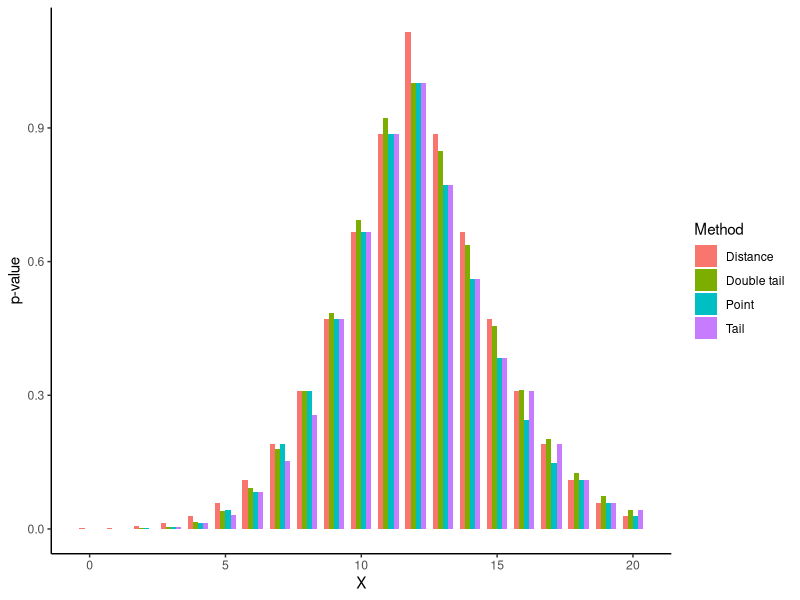
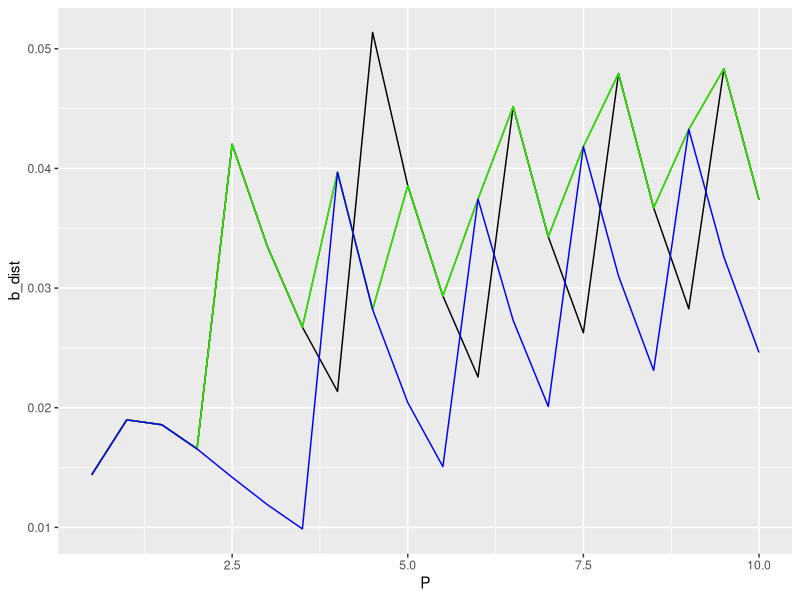

Here is the R script that generated these plots, in order:
## ---- chunk 1
library(ggplot2)
library(reshape2)
library(tidyverse)
## ---- chunk 2
dmodel <- function(x, mu){
  dpois(x, mu)
}

pmodel <- function(x, mu){
  ppois(x, mu)
}

## ---- chunk 3
p_val_a <- function(x, mu){
  pr_tail_l = pmodel(x, mu)
  ## Use 1 - tail prob but add point prob
  pr_tail_r = 1 - pr_tail_l + dmodel(x, mu)
  
  p_val = 2 * min(pr_tail_l, pr_tail_r, 1/2)
  p_val
}

p_val_b <- function(x, mu){
  # Implementation assumes a decreasing point probability P(X = x) for increasing x after the mean value has passed
  W_x = dmodel(x, mu)
  p_val = 1
  y = 0
  cond = TRUE
  while(cond){
    W_y = dmodel(y, mu)
    if(W_y > W_x){
      p_y = W_y
      p_val = p_val - p_y
    }
    else{
      less_than_mean = (y > mu)
      cond = !less_than_mean
    }
    # Preparing next round
    y = y +1
  }
  p_val
}

p_val_c <- function(x, mu){
  p_tail_l = pmodel(x, mu)
  p_tail_r = 1- p_tail_l + dmodel(x, mu)
  epsilon = 1e-8
  
  if (p_tail_l < p_tail_r + epsilon){
    # Since the right tail has infinite support we must suggest a low enough tail value
    y_sugg = ceiling(2*mu)
    sugg_tail = 1 - pmodel(y_sugg, mu) # this will give P(X > y), i.e. P(X geq y-1)
    while(sugg_tail > p_tail_l){
      y_sugg = ceiling(2*y_sugg)
      sugg_tail = 1 - pmodel(y_sugg, mu) # this will give P(X > y), i.e. P(X geq y-1)
    }
    # After a low enough value is reached we calculate the highest smaller right tail compared to the left tail
    right_tail = max_lower_tail(y_sugg, sugg_tail, p_tail_l, mu)
    p_val = p_tail_l + right_tail
  }
  else{
    # For a left tail we can start at 0 and find the highest smaller left tail
    left_tail = max_lower_tail(0, 0, p_tail_r, mu, left_tail = TRUE)
    p_val = p_tail_r +  left_tail
  }
  if(p_val > 1){ # If the distrbution is symmetric it will count the central event twice.
    return(1)
  }
  p_val
}

max_lower_tail <- function(y_next, tail_y, W_x, mu, left_tail = FALSE, epsilon = 1e-8){
  sugg = tail_y
  y = y_next
    while(sugg < W_x + epsilon){
      tail_y = sugg # Accept suggestion
      add = dmodel(y, mu) # Calculate new point mass to be added
      sugg = sugg + add # Propose new suggestion
      if(left_tail){
        y = y + 1
      }
      else{
        y = y - 1 
      }
    }
  tail_y
}

p_val_d <- function(x, mu) {
  exp_val = mu
  W_x = abs(x - mu)
  
  r = floor(mu + W_x)
  l = ceiling(mu - W_x)
  # Rejection region will be x lower than l
  # and x higher than r
  if(l <= 0){
    p_val = 1 - ppois(r-1, mu) # 1 - P(X <= r-1) =  P(X > r-1) = P(X >= r)
    return(p_val)
  }
  p_val = 1 - ppois(r-1, mu) + ppois(l, mu) # 1 - P(X <= r-1) + P(X <= l) = P(X >= r) + P(X <= l)
  p_val
}

## ---- chunk 4
# Test functions for the tail method
p_val_a(3, 3)
p_val_a(5, 3)

p_val_b(3, 3)
p_val_b(5, 3)

print("____")
W_x = ppois(3, 5)

W_x

1- ppois(10, 5)

max_lower_tail(10, 1-ppois(10, 5), W_x, 5, left_tail = FALSE)

print("-----")
W_x = 1-ppois(7, 5)

W_x

ppois(0, 5)


max_lower_tail(1, ppois(0, 5), W_x, 5, left_tail = TRUE)

print("____")
## ---- chunk 5
p_val_c(3, 3)
p_val_c(5, 3)
## ---- chunk 6
p_val_d(3, 3)

p_val_d(5, 3)
## ---- chunk 7
comparison_p_vals <- function(mu, n){
  p_a = NULL
  p_b = NULL
  p_c = NULL
  p_d = NULL

  for(i in 0:n){
    p_a = c(p_a, p_val_a(i, mu))
    p_b = c(p_b, p_val_b(i, mu))
    p_c = c(p_c, p_val_c(i, mu))
    p_d = c(p_d, p_val_d(i, mu))
  }
  
  df <- data.frame(p_a, p_b, p_c, p_d)
  colnames(df) <- c("Double tail", "Point", "Tail", "Distance")  #Added zero width space for "Double tail" to be shown first in plot
  df["x_val"] <- 0:n
  
  df
}

df <- comparison_p_vals(12, 20)

df %>%
  pivot_longer(-x_val, names_to = "Method", values_to = "P") %>%
  ggplot(aes(x = x_val, y = P, fill = Method), xlab = "Method") +
  geom_bar(stat = "identity", width = .75, position = "dodge") + 
  theme_classic()+
  labs(x = "X", y = "p-value")
## ---- chunk 8
power_calc_poisson_null_hyp_true <- function(method, mu, a){
  power = 1
  n = ceiling(max(3*mu, mu^2)) # This is kind of dodgy
  for(x in 0:n){
    p_val = method(x, mu)
    if(p_val > a){
      power = power - dmodel(x, mu)
    }
  }
  power
}

power_calc_poisson_null_hyp_true(p_val_b, 10, .05)
## ---- chunk 9
compare_power_null_hyp_true <- function(P){
  b_double = NULL
  b_point = NULL
  b_tail = NULL
  b_dist = NULL

  for(p in P){
    # Calculate power
    power_double = power_calc_poisson_null_hyp_true(p_val_a, p, .05)
    power_point = power_calc_poisson_null_hyp_true(p_val_b, p, .05)
    power_tail = power_calc_poisson_null_hyp_true(p_val_c, p, .05)
    power_dist = power_calc_poisson_null_hyp_true(p_val_d, p, .05)
    
    # Add power to the list
    b_double = c(b_double, power_double)
    b_point = c(b_point, power_point)
    b_tail = c(b_tail, power_tail)
    b_dist = c(b_dist, power_dist)
  }

  df_power <- data.frame(P, b_double, b_point, b_tail, b_dist)
  df_power
}

N = 20
P = 10 *(1:N)/N

df_power_null_hyp <- compare_power_null_hyp_true(P)
## ---- chunk 10
ggplot(data = df_power_null_hyp)+
  geom_line(aes(x = P, y = b_dist))+
  geom_line(aes(x = P, y = b_point), color = "red")+
  geom_line(aes(x = P, y = b_tail), color = "green")+
  geom_line(aes(x = P, y = b_double), color = "blue")
## ---- chunk 11
print(P)

X_vals = 0:20
for(x in X_vals){
  print(p_val_d(x, 4.5))
}

1 + ppois(0, 4.5) - ppois(9, 4.5)

## ---- chunk 12
